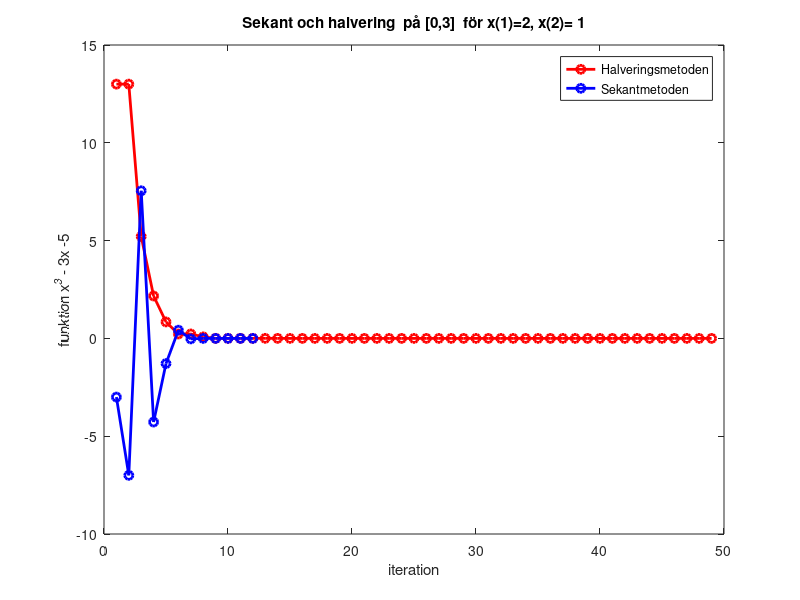

Reproduce this figure in MATLAB.
close all;

tolerance = 10e-15;

fun = @(x)x^3 - 3*x -5;

% definition av intervalet [n,p]

n= 0;
p=3;
it=0;

% Halveringsmetoden

	  while abs(n - p) > tolerance
m = (n + p)/2;
         if fun(m) < 0 
  n = m;
         else
	   p = m;
        end

	it = it+1;

func_val(it) =fun(p);
iteration(it) = it;
end



%Sekantmetoden

x=0;
iteration_sekant = 0;
func_sekant = 0;
k=2;
%Initialiseringen
x(1) = 2.0;
x(2) =  1.0;

iteration_sekant(1) = 1;
iteration_sekant(2) = 2;
func_sekant(1) =fun(x(1));
func_sekant(2) =fun(x(2));


while abs( x(k) - x(k-1) ) > tolerance

numerator =  fun(x(k))*(x(k-1) - x(k));
denominator = fun(x(k-1)) - fun(x(k));

x(k+1) = x(k) - numerator/denominator;

k = k+1;
iteration_sekant(k) = k;
func_sekant(k) =fun(x(k));


end


	
figure

plot(iteration,  func_val,'o r-',  'LineWidth',2)

  hold on
plot(iteration_sekant,func_sekant, 'o b-',  'LineWidth',2)
  
  xlabel('iteration')
  ylabel('funktion x^3 - 3x -5')
  legend('Halveringsmetoden','Sekantmetoden')
  title(['Sekant och halvering  på [0,3]  för x(1)=',num2str(x(1)),', x(2)= ',num2str(x(2))])


  iteration
  
iteration_sekant

  p

  x
